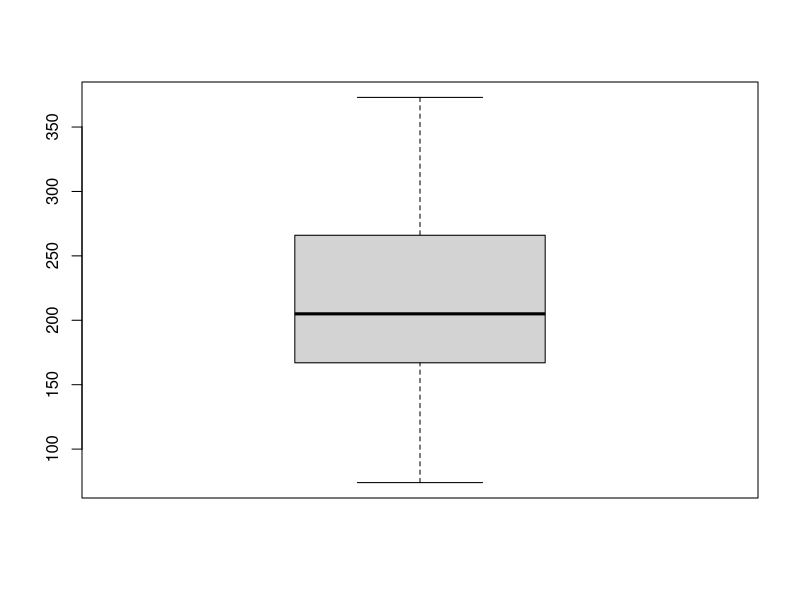
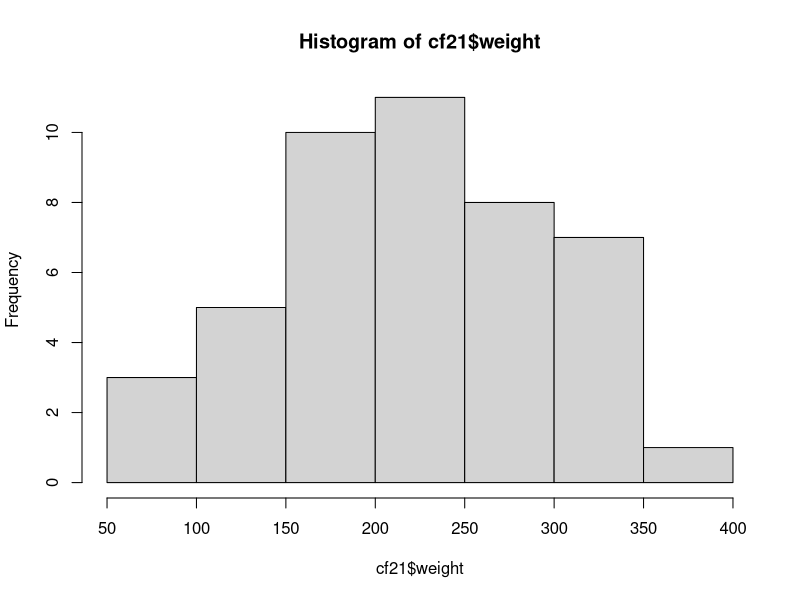
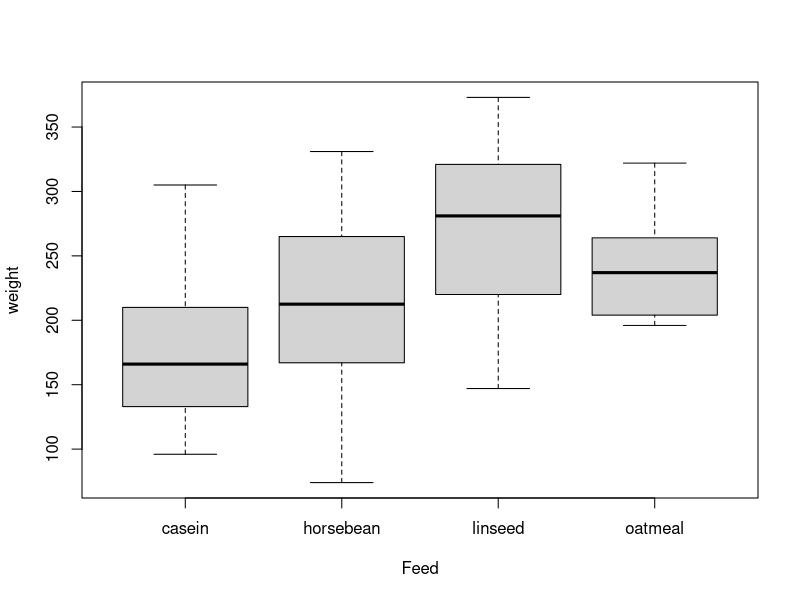
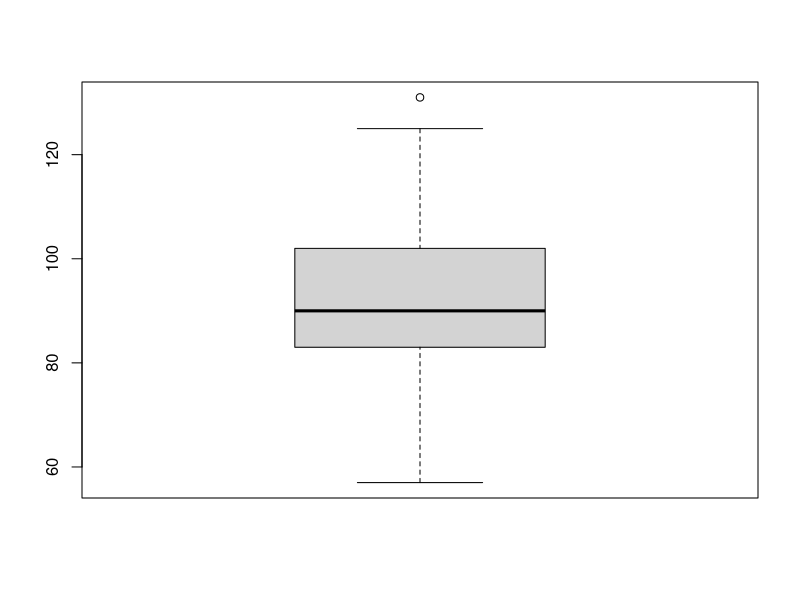
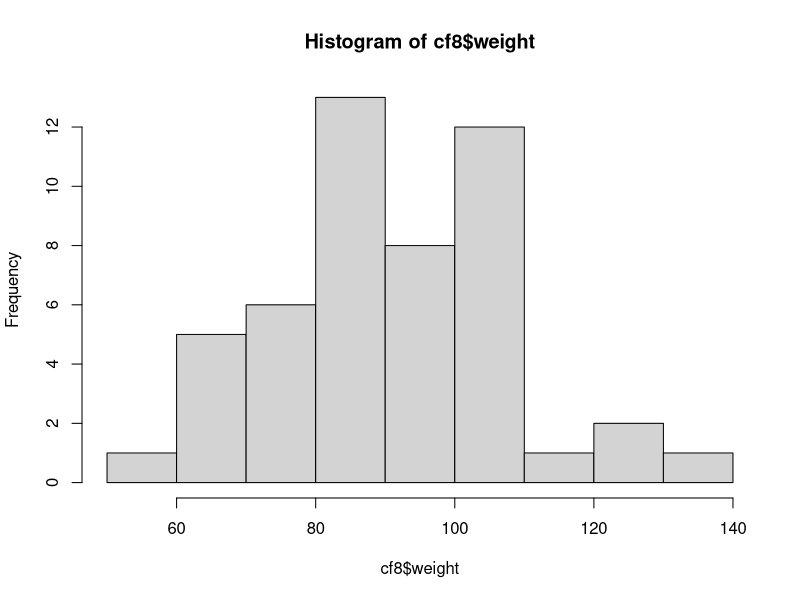
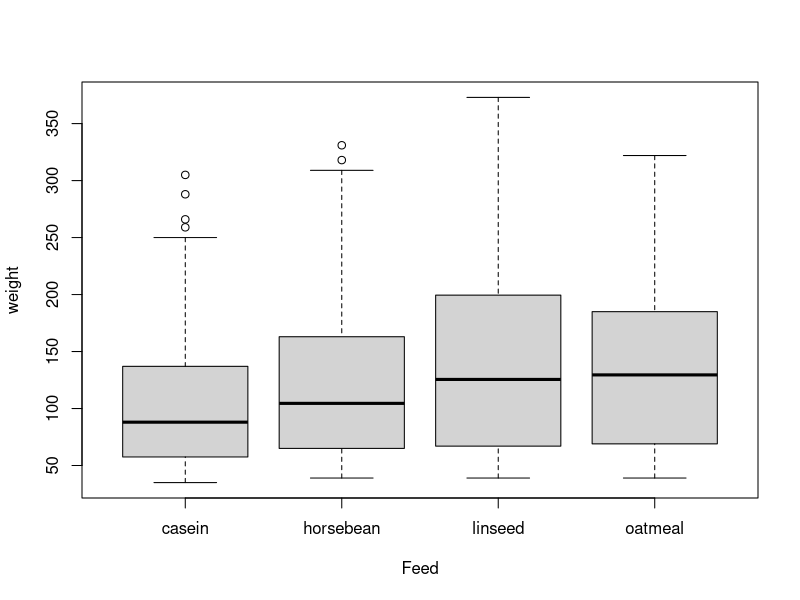
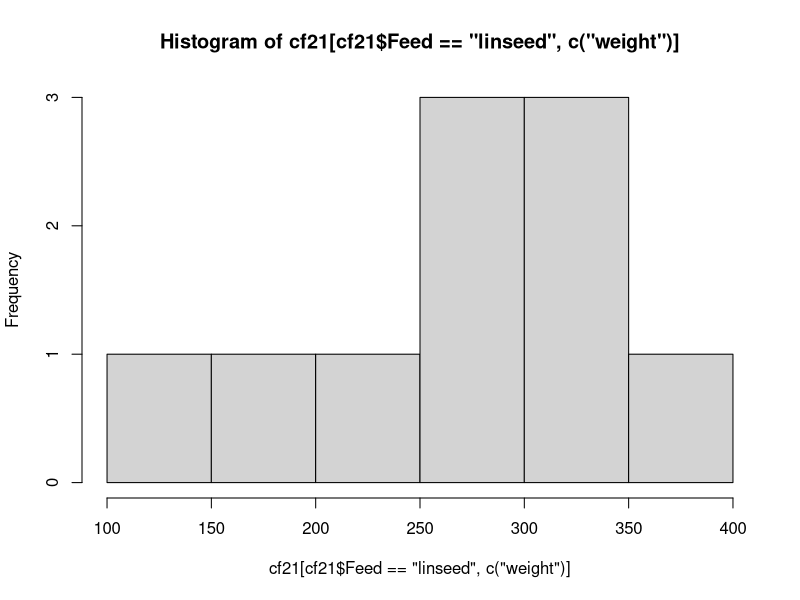

These charts were generated, in order, by the following R code:
#' ---
#' title: "R Notebook"
#' output:
#'   html_document:
#'     df_print: paged
#'   pdf_document: default
#' editor_options: 
#'   chunk_output_type: console
#' ---
#' 
## ----include=FALSE---------------------------------------------------------------------------------------------------
knitr::opts_chunk$set(comment = '>')

#' 
#' ### CS5706 
#' ### Lab 01 - Introduction to R for ML  
#' #### Exercise: data exploration
#' *Alessandro Pandini*  
#' Revision: 1.01
#' 
#' ***
#' 
## --------------------------------------------------------------------------------------------------------------------
### 1. load the data from the chickenfeed.csv file
dfchikenfeed <- read.csv("chickenfeed.csv")

#' 
## --------------------------------------------------------------------------------------------------------------------
### 2. inspect the structure of the data
str(dfchikenfeed)

#' 
## --------------------------------------------------------------------------------------------------------------------
### 3. get a summary table of each numerical variables
summary(dfchikenfeed$weight)
summary(dfchikenfeed$Time)
summary(dfchikenfeed$Chick)
# alternative solution:
apply(dfchikenfeed[,c("weight","Time","Chick")], 2, summary)

#' 
## --------------------------------------------------------------------------------------------------------------------
### 4. create a new data frame cf21 containing only data for Time == 21
cf21 <- dfchikenfeed[dfchikenfeed$Time==21,]

#' 
## --------------------------------------------------------------------------------------------------------------------
### 5. calculate mean, median and sd of the weight variable in cf21
mean(cf21$weight)
median(cf21$weight)
sd(cf21$weight)

#' 
## --------------------------------------------------------------------------------------------------------------------
### 6. plot the weight distribution in cf21 as a boxplot
boxplot(cf21$weight)

#' 
## --------------------------------------------------------------------------------------------------------------------
### 7. plot the weight distribution in cf21 as a histogram
hist(cf21$weight)

#' 
## --------------------------------------------------------------------------------------------------------------------
### 8. plot the weight distribution in cf21 by Feed as a boxplot
boxplot(weight ~ Feed,cf21)

#' 
## --------------------------------------------------------------------------------------------------------------------
### 9. repeat steps 4-8 for a data frame cf8 filtered by Time == 8
cf8 <- dfchikenfeed[dfchikenfeed$Time==8,]
mean(cf8$weight)
median(cf8$weight)
sd(cf8$weight)
boxplot(cf8$weight)
hist(cf8$weight)
boxplot(weight ~ Feed,dfchikenfeed)

#' 
## --------------------------------------------------------------------------------------------------------------------
### 10. get a frequency table for the Feed variable in cf21
table(cf21$Feed)

#' 
## --------------------------------------------------------------------------------------------------------------------
### 11. calculate the mean weight for each subgroups of Feed in cf21
mean(cf21[cf21$Feed=="casein",c("weight")])
mean(cf21[cf21$Feed=="horsebean",c("weight")])
mean(cf21[cf21$Feed=="linseed",c("weight")])
mean(cf21[cf21$Feed=="oatmeal",c("weight")])

#' 
## --------------------------------------------------------------------------------------------------------------------
### 12. plot the weight distribution as histogram for the most effective Feed
hist(cf21[cf21$Feed=="linseed",c("weight")])

#' 
## --------------------------------------------------------------------------------------------------------------------
### 13. count the number of individuals with weight over 250 at Time == 21
nrow(cf21[cf21$weight>250,])

#' 
## --------------------------------------------------------------------------------------------------------------------
### 14. write the cf21 and cf8 into two text files
write.table(cf21,file="cf21.dat")
write.table(cf8,file="cf8.dat")

